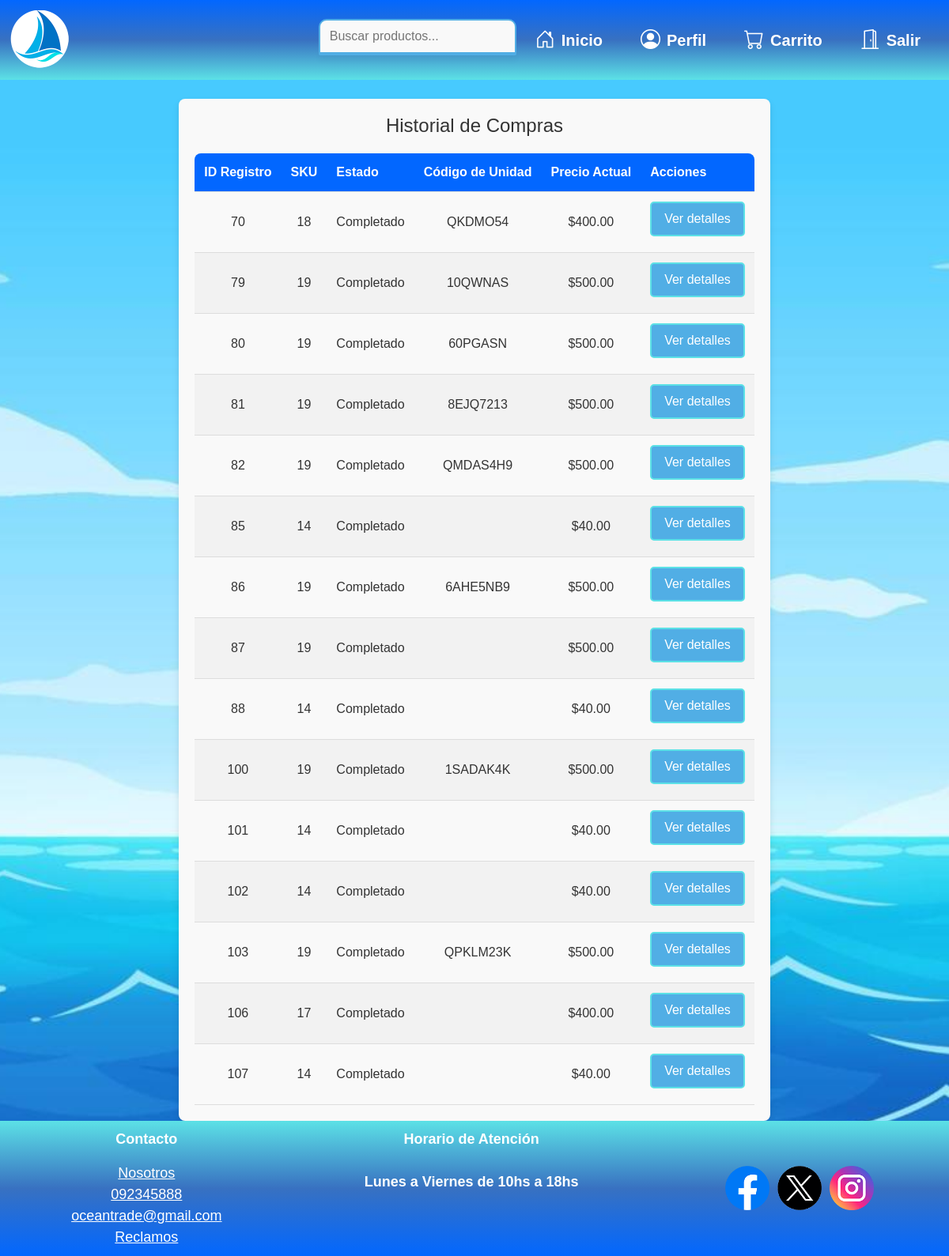
The page /sigto/views/verHistorialCompra.php (signed in) on the database its author committed.
### tables this page shows
CREATE TABLE `detalle_historial` (
  `idregistrocompra` int(11) NOT NULL,
  `idhistorial` int(11) DEFAULT NULL,
  `sku` int(11) DEFAULT NULL,
  `estado` enum('Completado','Pendiente','Cancelado') DEFAULT NULL,
  `codigo_unidad` varchar(50) DEFAULT 'N/A',
  `precio_actual` decimal(10,2) NOT NULL
);

### sigto/models/HistorialCompra.php (called while the page is built)
<?php
require_once __DIR__ . '/../config/Database.php';
class HistorialCompra {
    private $conn;
    public function __construct() {
        $database = new Database('user');
        $this->conn = $database->getConnection();
    }
    public function obtenerRegistrosPorHistorial($idhistorial) {
        $sql = "SELECT * FROM detalle_historial WHERE idhistorial = ?";
        $stmt = $this->conn->prepare($sql);
        $stmt->bind_param("i", $idhistorial);
        $stmt->execute();
        $resultado = $stmt->get_result();
        if ($resultado->num_rows > 0) {
            return $resultado->fetch_all(MYSQLI_ASSOC);
        } else {
            return [];
        }
    }
    public function obtenerIdHistorialPorUsuario($idus) {
        $sql = "SELECT idhistorial FROM historial_compra WHERE idus = ?";
        $stmt = $this->conn->prepare($sql);
        $stmt->bind_param("i", $idus);
        $stmt->execute();
        $resultado = $stmt->get_result();
        if ($resultado->num_rows > 0) {
            $fila = $resultado->fetch_assoc();
            return $fila['idhistorial'];
        } else {
            return null;
        }
    }
}

### sigto/config/Database.php (called while the page is built, shortened)
<?php
class Database {
    private $host = "127.0.0.1";
    private $db_name = "oceantrade";
    private $username;
    private $password;
    public function __construct($role = 'guest') {
        switch ($role) {
            case 'user':
                $this->username = 'app_user';
                $this->password = 'password_app';
                break;
            default:
                $this->username = 'guest_user';
                $this->password = 'password_guest';
                break;
        }
    }
    public function getConnection() {
        $this->conn = null;
        try {
            $this->conn = new mysqli($this->host, $this->username, $this->password, $this->db_name);
        } catch (Exception $e) {
            echo $e->getMessage();
        }
        return $this->conn;
    }
}

### sigto/controllers/HistorialCompraController.php (called while the page is built, shortened)
<?php
require_once __DIR__ . '/../models/HistorialCompra.php';
class HistorialCompraController {
    private $historialCompraModel;
    public function __construct() {
        $this->historialCompraModel = new HistorialCompra();
    }
    public function obtenerHistorialUsuario() {
        $idus = $_SESSION['idus'];
        $idhistorial = $this->historialCompraModel->obtenerIdHistorialPorUsuario($idus);
        if ($idhistorial) {
            return $this->historialCompraModel->obtenerRegistrosPorHistorial($idhistorial);
        } else {
            return [];
        }
    }
}

### sigto/views/verHistorialCompra.php (the view, shortened to what this page needs)
<?php
require_once __DIR__ . '/../controllers/HistorialCompraController.php';
$controller = new HistorialCompraController();
$registros = $controller->obtenerHistorialUsuario();
?>
<!DOCTYPE html>
<html lang="es">
<head>
    <link rel="stylesheet" href="https://cdn.jsdelivr.net/npm/bootstrap@5.3.3/dist/css/bootstrap.min.css">
    <link rel="stylesheet" href="https://cdn.jsdelivr.net/npm/bootstrap-icons@1.11.0/font/bootstrap-icons.css">
    <link rel="stylesheet" href="/sigto/assets/css/style.css">
    <link rel="stylesheet" href="/sigto/assets/css/historialcompra.css">
</head>
<body>
<div class="contenedor">
<header>
    <nav class="navbar navbar-expand-sm bg-body-tertiary">
        <div class="container-fluid">
            <a class="navbar-brand" href="#"><img class="w-50" src="/sigto/assets/images/navbar logo 2.png" alt="OceanTrade"></a>
            <div class="collapse navbar-collapse flex-row-reverse" id="navbarSupportedContent">
                <ul class="navbar-nav mb-2 mb-lg-0">
                    <li class="nav-item mx-3">
                        <a class="nav-link nav-icon" href="/sigto/views/maincliente.php">
                        <i class="bi bi-house-door"></i> Inicio</a>
                    </li>
                    <li class="nav-item mx-3">
                        <a class="nav-link nav-icon" href="/sigto/views/usuarioperfil.php">
                        <i class="bi bi-person-circle"></i> Perfil</a>
                    </li>
                    <li class="nav-item mx-3">
                        <a class="nav-link nav-icon" href="/sigto/index.php?action=view_cart">
                        <i class="bi bi-cart"></i> Carrito</a>
                    </li>
                    <li class="nav-item mx-3">
                        <a class="nav-link nav-icon" href="/sigto/index.php?action=logout">
                        <i class="bi bi-door-open"></i>Salir</a>
                    </li>
                </ul>
                <form id="search-form" action="/sigto/views/catalogo.php" method="GET" autocomplete="off">
                    <input type="text" id="search-words" name="query" placeholder="Buscar productos..." onkeyup="showSuggestions(this.value)">
                    <div id="suggestions"></div>
                </form>
            </div>
        </div>
    </nav>
</header>
<main>
    <br>
<div class="historial-container">
    <h2>Historial de Compras</h2>
    <table>
        <thead>
            <tr>
                <th>ID Registro</th>
                <th>SKU</th>
                <th>Estado</th>
                <th>Código de Unidad</th>
                <th>Precio Actual</th>
                <th>Acciones</th>
            </tr>
        </thead>
        <tbody>
            <?php if (!empty($registros)): ?>
                <?php foreach ($registros as $registro): ?>
                    <tr>
                        <td><?php echo $registro['idregistrocompra']; ?></td>
                        <td><?php echo $registro['sku']; ?></td>
                        <td><?php echo $registro['estado']; ?></td>
                        <td><?php echo $registro['codigo_unidad']; ?></td>
                        <td><?php echo "$" . number_format($registro['precio_actual'], 2); ?></td>
                        <td><a href="/sigto/views/detallesproducto.php?id=<?php echo $registro['sku']; ?>" class="btn btn-info mb-2">Ver detalles</a></td>
                    </tr>
                <?php endforeach; ?>
            <?php else: ?>
                <tr>
                    <td colspan="5">No hay registros en el historial.</td>
                </tr>
            <?php endif; ?>
        </tbody>
    </table>
</div>
</main>
<footer>
    <div class="footer-container">
        <div class="footer-item">
            <p>Contacto</p>
            <a href="/sigto/views/nosotroscliente.php">Nosotros</a>
            <br>
            <a href="tel:+598 92345888">092345888</a>
            <br>
            <a href="mailto: oceantrade@gmail.com">oceantrade@gmail.com</a>
            <br>
            <a href="reclamoscliente.php">Reclamos</a>
        </div>
        <div class="footer-item">
            <p>Horario de Atención <br><br>Lunes a Viernes de 10hs a 18hs</p>
        </div>
        <div class="footer-redes">
            <a href="https://www.facebook.com/AkakuroCode/"><img class="redes" src="/sigto/assets/images/facebook logo.png" alt="Facebook"></a>
            <a href="https://x.com/AkakuroCode"><img class="redes" src="/sigto/assets/images/x.png" alt="Twitter"></a>
            <a href="https://www.instagram.com/akakurocode/"><img class="redes" src="/sigto/assets/images/ig logo.png" alt="Instagram"></a>
        </div>
    </div>
</footer>
</div>
</body>
</html>

### sigto/assets/css/style.css (style rules this page uses)
:root { --azuloscuro: #0267FF; --azulmedio: #3871C1; --azulclaro: #51Aee5; --turquesa: #5CE1E6; }
body { font-family: Arial, Helvetica, sans-serif, sans-serif; margin: 0; padding: 0; background-image: url('../images/ocean\ background.jpg'); background-size:cover; background-repeat: no-repeat; background-position: center; }
main { display: flex; flex-direction: column; }
.navbar { background: linear-gradient(to top , var(--turquesa) ,var(--azulmedio),var(--azuloscuro)) !important; }
.nav-icon i { color: white; font-size: 1.25em; margin-right: 8px; }
.nav-link.nav-icon { display: flex; align-items: center; text-decoration: none; font-size: 1.25em; font-family: Arial, Helvetica, sans-serif; font-weight: bold; color: rgb(255, 255, 255); }
.contenedor { min-height: 100vh; display: flex; flex-direction: column; justify-content: flex-start; grid-template-rows: auto 1fr auto; }
footer { background: linear-gradient(to bottom , var(--turquesa) ,var(--azulmedio),var(--azuloscuro)); text-align: center; padding: 1rem 2rem; margin-top: auto; }
.footer-container { color: white; display: grid; grid-template-columns: auto auto auto; }
.footer-item p { font-weight: bold; font-size: large; }
.footer-item a { color: white; font-size: large; }
.footer-redes { display: flex; justify-content: center; align-items: center; }
.redes { max-width: 3.5em; height: auto; margin: 5px; transition: transform 0.2s ease, filter 0.3s ease; }
input[type="text"], input[type="number"],input[type="list"] { display: block; margin-bottom: 10px; padding: 5px; width: 94%; box-sizing: border-box; }
.btn-info { background-color: var(--azulclaro); color: white; border: 2px solid var(--turquesa); padding: 8px 16px; border-radius: 5px; transition: transform 0.2s ease, background-color 0.3s ease; }
h2 { margin-top: 0; }
#search-form { position: relative; }
#search-words { width: 250px; padding: 8px 12px; border: 2px solid var(--azulclaro); border-radius: 10px 10px 0 0; background-color: #f9f9f9; outline: none; transition: width 0.4s ease, border-color 0.3s ease; }
#suggestions { position: absolute; top: 82%; left: 0; width: 100%; background-color: #f9f9f9; border: 1px solid var(--azulclaro); border-radius: 0 0 10px 10px; box-shadow: 0px 4px 8px rgba(0, 0, 0, 0.1); max-height: 200px; overflow-y: auto; z-index: 9999; }

### sigto/assets/css/historialcompra.css (style rules this page uses)
.historial-container { max-width: 1000px; margin: 0 auto; padding: 20px; background-color: #f9f9f9; border-radius: 8px; box-shadow: 0 4px 8px rgba(0, 0, 0, 0.1); }
.historial-container h2 { text-align: center; font-size: 24px; margin-bottom: 20px; color: #333; }
.historial-container table { width: 100%; border-collapse: collapse; font-size: 16px; color: #333; }
.historial-container th, .historial-container td { padding: 12px; text-align: left; border-bottom: 1px solid #ddd; }
.historial-container th { background-color: #0267FF; color: white; font-weight: bold; }
.historial-container th:first-child { border-top-left-radius: 8px; }
.historial-container th:last-child { border-top-right-radius: 8px; }
.historial-container tr:nth-child(even) { background-color: #f2f2f2; }
.historial-container td { text-align: center; }
footer { position: sticky; bottom: 0; width: 100%; background-color: #f8f8f8; padding: 10px 0; margin-top: auto; }

### rows shown on the page
detalle_historial: idregistrocompra "70", sku "18", estado "Completado", codigo_unidad "QKDMO54", precio_actual "400.00"
detalle_historial: idregistrocompra "79", sku "19", estado "Completado", codigo_unidad "10QWNAS", precio_actual "500.00"
detalle_historial: idregistrocompra "80", sku "19", estado "Completado", codigo_unidad "60PGASN", precio_actual "500.00"
detalle_historial: idregistrocompra "81", sku "19", estado "Completado", codigo_unidad "8EJQ7213", precio_actual "500.00"
detalle_historial: idregistrocompra "82", sku "19", estado "Completado", codigo_unidad "QMDAS4H9", precio_actual "500.00"
detalle_historial: idregistrocompra "85", sku "14", estado "Completado", precio_actual "40.00"
detalle_historial: idregistrocompra "86", sku "19", estado "Completado", codigo_unidad "6AHE5NB9", precio_actual "500.00"
detalle_historial: idregistrocompra "87", sku "19", estado "Completado", precio_actual "500.00"
detalle_historial: idregistrocompra "88", sku "14", estado "Completado", precio_actual "40.00"
detalle_historial: idregistrocompra "100", sku "19", estado "Completado", codigo_unidad "1SADAK4K", precio_actual "500.00"
detalle_historial: idregistrocompra "101", sku "14", estado "Completado", precio_actual "40.00"
detalle_historial: idregistrocompra "102", sku "14", estado "Completado", precio_actual "40.00"
detalle_historial: idregistrocompra "103", sku "19", estado "Completado", codigo_unidad "QPKLM23K", precio_actual "500.00"
detalle_historial: idregistrocompra "106", sku "17", estado "Completado", precio_actual "400.00"
detalle_historial: idregistrocompra "107", sku "14", estado "Completado", precio_actual "40.00"
